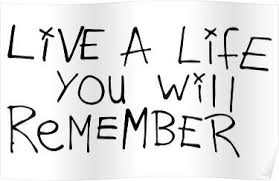
#> input picture image.jpeg, 279 x 181 px
$ python 4.py
#> lines starting #> are read from the running program, lines starting #| are printed output that depends on the picture
import numpy as np
from PIL import Image

def img_to_array(image_path, output_txt_path):


        # 1. Open the image using Pillow
#> called with image_path = 'image.jpeg', output_txt_path = 'image.txt'
        img = Image.open(image_path)
#> img is the input picture: PIL image 279x181 RGB; min 0, max 255, mean 225.2

        # 2. Convert the image to a NumPy array
        img_array = np.array(img)

        print(f"Processing '{image_path}'...")
        print(f"Image shape: {img_array.shape}")
#| Image shape: (181, 279, 3)

        # 3. Check if the image is RGB or Grayscale
        if img_array.ndim == 3:
            # Case for RGB image (3 dimensions: height, width, channels)
            print("Image is RGB. Reshaping to 2D for saving.")
            h, w, c = img_array.shape
#> h = 181; w = 279; c = 3
            # Reshape the 3D array into a 2D array to save it
            img_reshaped = img_array.reshape(h, w * c)
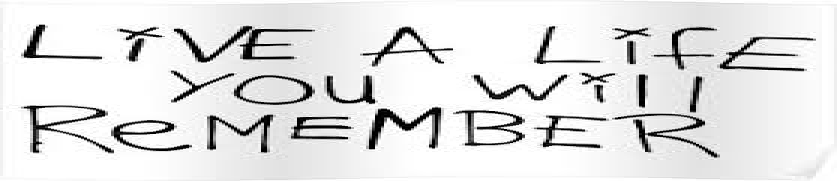
#> img_reshaped: shape (181, 837); min 0, max 255, mean 225.2
            # Save the 2D array as integers
            np.savetxt(output_txt_path, img_reshaped, fmt='%d')

        elif img_array.ndim == 2:
            # Case for Grayscale image (2 dimensions: height, width)
            print("Image is Grayscale. Saving directly.")
            # Save the 2D array as integers
            np.savetxt(output_txt_path, img_array, fmt='%d')

        else:
            print("Unsupported image format (not 2D or 3D).")
            return

        print(f"Successfully saved image data to '{output_txt_path}'")


# 1. Define the name of your image file.
#    (Make sure 'image.jpeg' is in the same folder as this script)
input_file = 'image.jpeg'

# 2. Define the name for the output text file you want to create.
output_file = 'image.txt'

# 3. Call the function, "feeding" it your input and output filenames.
img_to_array(input_file, output_file)

print("\nScript has finished running.")
